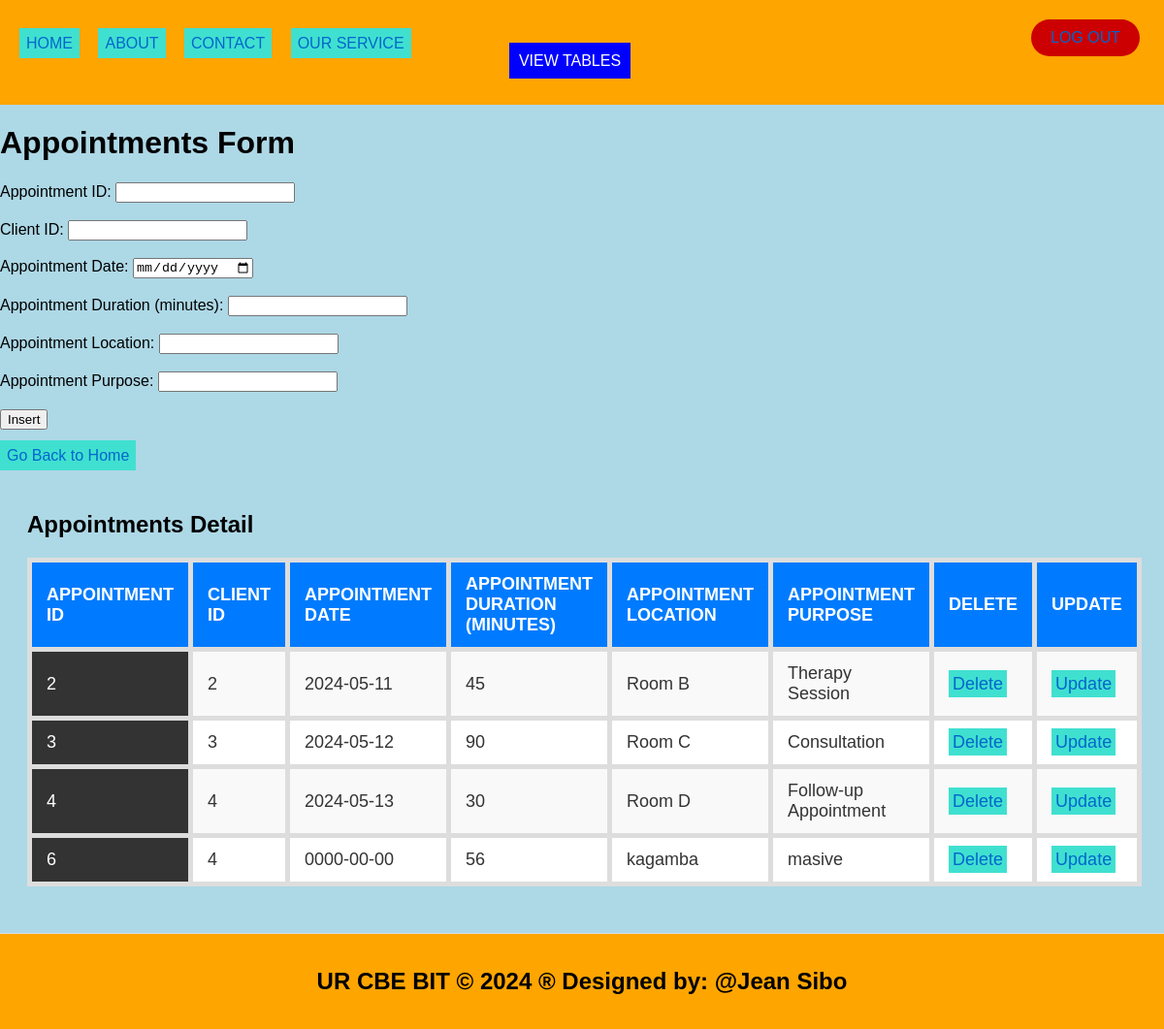
Screenshot of /appointments.php with the database file from the repository.
### tables this page shows
CREATE TABLE `appointments` (
  `appointment_id` int(11) NOT NULL,
  `client_id` int(11) DEFAULT NULL,
  `appointment_date` date DEFAULT NULL,
  `appointment_time` time DEFAULT NULL,
  `appointment_duration_minutes` int(11) DEFAULT NULL,
  `appointment_location` varchar(100) DEFAULT NULL,
  `appointment_purpose` varchar(255) DEFAULT NULL
);

### appointments.php (the view, shortened to what this page needs)
    <!DOCTYPE html>
<html lang="en">
<head>
  <link rel="stylesheet" type="text/css" href="style.css">
</head>
<body style="background-color: lightblue;">
  <header>
    <ul style="list-style-type: none; padding: 0;">
      <li style="display: inline; margin-right: 10px;">
        <a href="./home.html">HOME</a>
      </li>
      <li style="display: inline; margin-right: 10px;">
        <a href="./about.html">ABOUT</a>
      </li>
      <li style="display: inline; margin-right: 10px;">
        <a href="./contact.html">CONTACT</a>
      </li>
      <li style="display: inline; margin-right: 80px;">
        <a href="./ourservice.html">OUR SERVICE</a>
      </li>
      <li class="dropdown" style="display: inline; margin-right: 10px;">
         <center>
          <li class="dropdown" style="display: inline; margin-right: 10px;">
        <a href="#" style="padding: 10px; color: white; background-color: blue; text-decoration: none; margin-right: 15px;">VIEW TABLES</a>
          </li>
        </center>
      </li>
    </ul>
    <a class="logout" href="logout.php">LOG OUT</a>
  </header>
  <body style="background-color: yellowgreen;">
    <h1>Appointments Form</h1>
    <form method="post" onsubmit="return confirmInsert();">
      <label for="appointment_id">Appointment ID:</label>
      <input type="number" id="appointment_id" name="appointment_id" required><br><br>
      <label for="client_id">Client ID:</label>
      <input type="number" id="client_id" name="client_id" required><br><br>
      <label for="appointment_date">Appointment Date:</label>
      <input type="date" id="appointment_date" name="appointment_date" required><br><br>
      <label for="appointment_duration_minutes">Appointment Duration (minutes):</label>
      <input type="number" id="appointment_duration_minutes" name="appointment_duration_minutes" required><br><br>
      <label for="appointment_location">Appointment Location:</label>
      <input type="text" id="appointment_location" name="appointment_location" required><br><br>
      <label for="appointment_purpose">Appointment Purpose:</label>
      <input type="text" id="appointment_purpose" name="appointment_purpose" required><br><br>
      <input type="submit" name="add" value="Insert"><br><br>
      <a href="./home.html">Go Back to Home</a>
    </form>
    <?php
    include('database_connection.php');
    ?>
    <section>
      <h2>Appointments Detail</h2>
      <table>
        <tr>
          <th>Appointment ID</th>
          <th>Client ID</th>
          <th>Appointment Date</th>
          <th>Appointment Duration (minutes)</th>
          <th>Appointment Location</th>
          <th>Appointment Purpose</th>
          <th>Delete</th>
          <th>Update</th>
        </tr>
        <?php
        $sql = "SELECT * FROM appointments";
        $result = $connection->query($sql);
        if ($result->num_rows > 0) {
          while ($row = $result->fetch_assoc()) {
            echo "<tr>
                    <td>{$row['appointment_id']}</td>
                    <td>{$row['client_id']}</td>
                    <td>{$row['appointment_date']}</td>
                    <td>{$row['appointment_duration_minutes']}</td>
                    <td>{$row['appointment_location']}</td>
                    <td>{$row['appointment_purpose']}</td>
                    <td><a style='padding:4px' href='delete_appointment.php?appointment_id={$row['appointment_id']}'>Delete</a></td>
                    <td><a style='padding:4px' href='update_appointment.php?appointment_id={$row['appointment_id']}'>Update</a></td>
                  </tr>";
          }
        } else {
          echo "<tr><td colspan='8'>No data found</td></tr>";
        }
        ?>
      </table>
    </section>
    <footer>
      <h2>UR CBE BIT &copy; 2024 &reg; Designed by: @Jean  Sibo</h2>
    </footer>
  </body>
</html>

### style.css (style rules this page uses)
body { font-family: Arial, sans-serif; margin: 0; padding: 0; }
.dropdown { position: relative; display: none; margin-right: 15px; }
body { font-family: Arial,sans-serif; margin:0; padding:0; }
header { background-color:orange; padding: 20px; }
footer { text-align: center; padding: 15px; background-color:orange; }
.dropdown { position: right; display:right; direction:rtl; }
section { padding:28px; border-bottom: 1px solid #ddd; }

### appointments.php (style rules this page uses)
a:link { color: #0066cc; text-decoration: none; }
a { padding: 7px; color: white; background-color: turquoise; text-decoration: none; margin-right: 5px; }
table { width: 90%; border-collapse: collapse; margin: 20px 0; font-size: 18px; text-align: left; }
td:first-child { background-color: #333333; color: #ffffff; }
th, td { padding: 12px 15px; border: 5px solid #ddd; }
th { background-color: #f4f4f4; color: #333; }
tr:nth-child(even) { background-color: #f9f9f9; }
tr:nth-child(odd) { background-color: #fff; }
th { font-weight: bold; text-transform: uppercase; background-color: #007BFF; color: white; }
td { color: #333; }
.logout { position: absolute; top: 20px; right: 20px; color: green; background-color: #cc0000; padding: 10px 20px; text-decoration: none; border-radius: 20px; transition: background-color 0.3s ease; }

### rows the page displays
appointments: appointment_id "2", client "2", appointment_date "2024-05-11", appointment_duration_minutes "45", appointment_location "Room B", appointment_purpose "Therapy Session"
appointments: appointment_id "3", client "3", appointment_date "2024-05-12", appointment_duration_minutes "90", appointment_location "Room C", appointment_purpose "Consultation"
appointments: appointment_id "4", client "4", appointment_date "2024-05-13", appointment_duration_minutes "30", appointment_location "Room D", appointment_purpose "Follow-up Appointment"
appointments: appointment_id "6", client "4", appointment_date "0000-00-00", appointment_duration_minutes "56", appointment_location "kagamba", appointment_purpose "masive"
